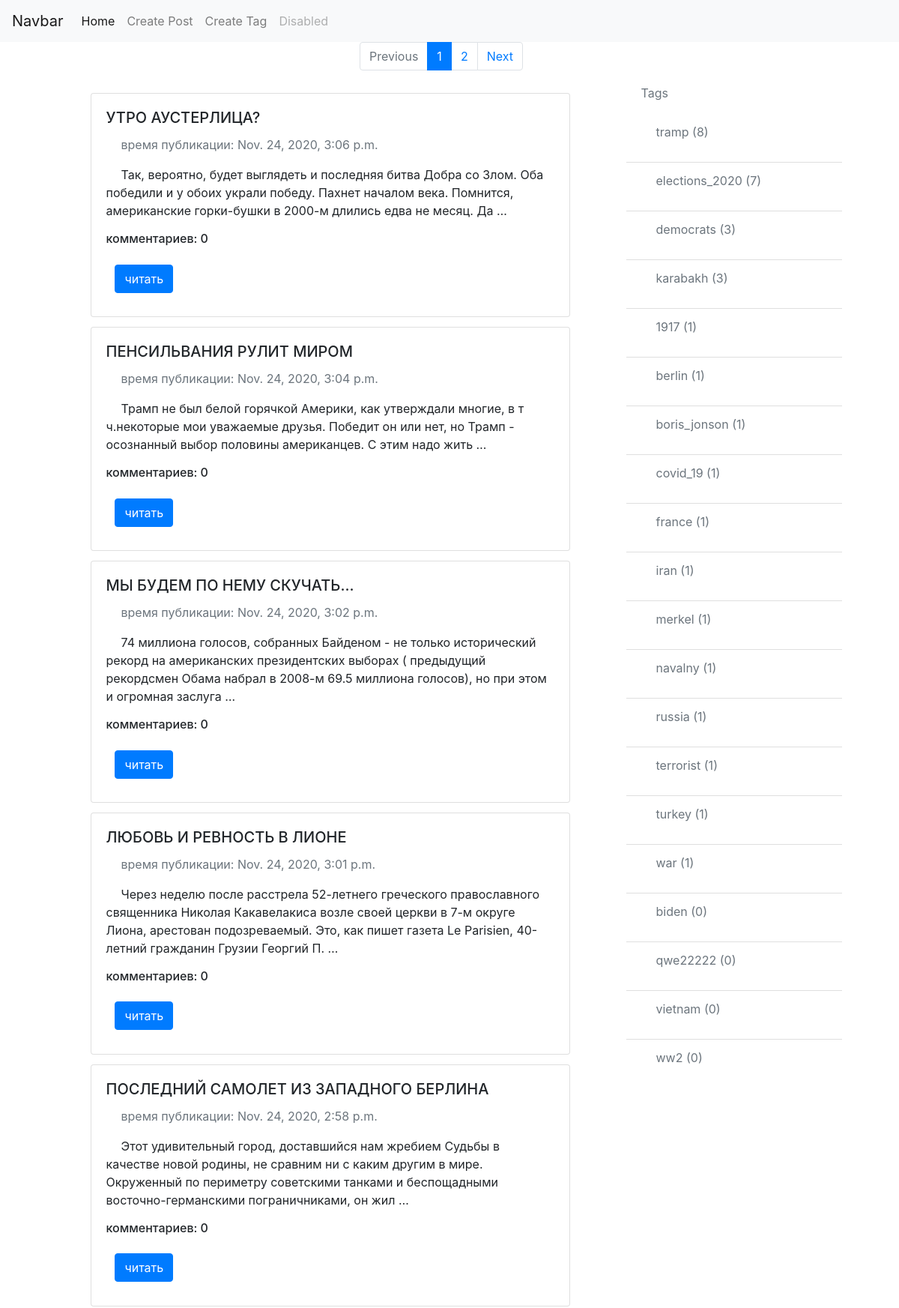
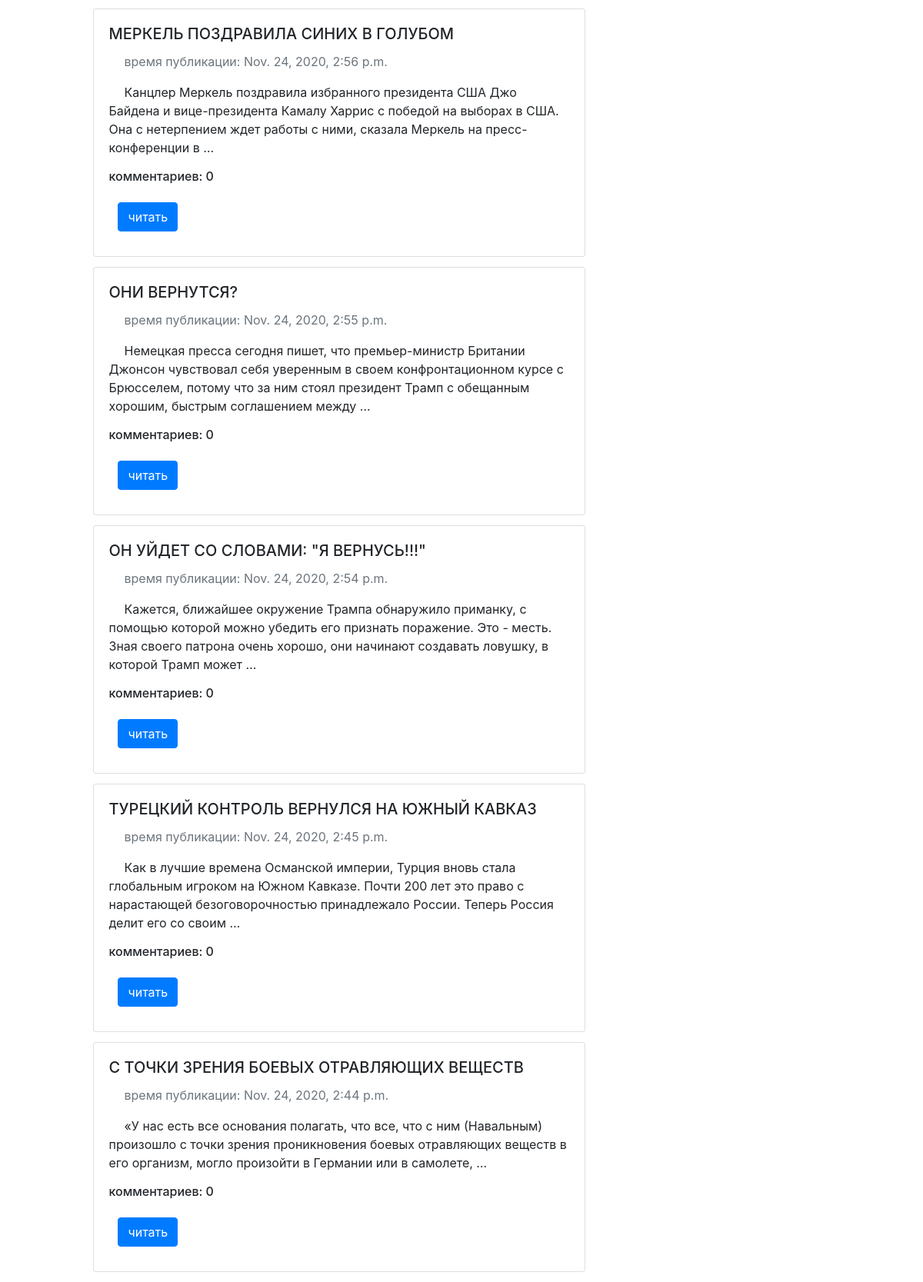
The page / on the database its author committed (2 pictures, top to bottom).
### posts/models.py (models this page shows, shortened)
class Post(models.Model):
    title = models.CharField(max_length=150)
    text = models.TextField(blank=True)
    pub_date = models.DateTimeField(auto_now_add=True)
    slug = models.SlugField(max_length=50, unique=True)
    tags = models.ManyToManyField('Tag', blank=True, related_name='posts')
    def get_absolute_url(self):
        return reverse('post_details_url', kwargs={'slug': self.slug})
    @property
    def get_commets_count(self):
        return f"комментариев: {Post.objects.filter(pk=self.pk).aggregate(Count('comments'))['comments__count']}"
    class Meta:
        ordering = ['-pub_date']
        verbose_name = 'пост'
        verbose_name_plural = 'посты'

class Tag(models.Model):
    title = models.CharField(max_length=50, unique=True)
    slug = models.CharField(max_length=50, unique=True)
    def __str__(self):
        return self.title
    def get_absolute_url(self):
        return reverse('tags_url', kwargs={'slug': self.slug})
    class Meta:
        verbose_name = 'тег'
        verbose_name_plural = 'теги'

### posts/views.py (the view)
# urls.py: path('', views.Index.as_view(), name='posts'),
class Index(View):
    def get(self, request):
        post_on_page = 10
        posts = Post.objects.all()
        tags = Tag.objects.annotate(posts_count=Count('posts')).order_by('-posts_count')
        paginator = Paginator(posts, post_on_page)
        page = request.GET.get('page')
        posts_10_on_page = paginator.get_page(page)
        return render(request, 'index.html', context={'posts_10_on_page': posts_10_on_page,
                                                      'tags': tags})

### templates/index.html (shortened to what this page needs)
{% extends 'base_blog.html' %}
{% block content %}
<nav aria-label="navigation" class="navigation">
  <ul class="pagination">
      {% if posts_10_on_page.has_previous %}
        <li class="page-item"><a class="page-link" href="?page={{ posts_10_on_page.previous_page_number }}">Previous</a></li>
      {% else %}
        <li class="page-item disabled"><span class="page-link">Previous</span></li>
      {% endif %}
      {% for page in posts_10_on_page.paginator %}
        {% if page.number == posts_10_on_page.number%}
          <li class="page-item active">
            <a class="page-link" href="?page={{page.number}}">{{page.number}}<span class="sr-only">{{posts_10_on_page.number}}</span></a>
          </li>
        {% else %}
        <li class="page-item"><a class="page-link" href="?page={{page.number}}">{{page.number}}</a></li>
        {% endif %}
      {% endfor %}
      {% if posts_10_on_page.has_next %}
        <li class="page-item"><a class="page-link" href="?page={{ posts_10_on_page.next_page_number }}">Next</a></li>
      {% else %}
      <li class="page-item disabled"><span class="page-link">Next</span></li>
      {% endif %}
  </ul>
</nav>
<div class="container">
<div class="row">
  <div class="col">
     {% for post in posts_10_on_page %}
      {% include 'includes/post_card_template.html' %}
     {% endfor %}
  </div>
  <div class="col">
    <div class="col" style="">
      <div class="tag_card" style="width: 18rem;">
        <ul class="list-group list-group-flush">
          <p class="text-muted">Tags</p>
          {% for tag in tags %}
            <li class="list-group-item">
              <p class="text-muted">
              <a href="{{ tag.get_absolute_url }}" class="text-reset">{{tag}} ({{tag.posts_count}})</a>
              </p>
            </li>
          {% endfor %}
        </ul>
      </div>
    </div>
  </div>
</div>
</div>
{% endblock %}

### templates/includes/post_card_template.html
 <div class="card" style="width: 40rem; margin-left:5px">
    <div class="card-body">
      <h5 class="card-title">{{post.title}}</h5>
      <p class="text-muted">
        время публикации: {{post.pub_date}}
      </p>
      <p class="card-text">{{post.text|truncatewords:30}}</p>
      <h6 class="card-title">{{post.get_commets_count}}</h6>
      <a href="{{post.get_absolute_url}}" class="btn btn-primary">читать</a>
    </div>
  </div>

### templates/base_blog.html (style rules this page uses)
.tag_card { margin-left: 30px; }
.row { margin-top: 5%; margin-left: 5%; }
.pagination { position: absolute; margin: 2%; left: 50%; margin-right: -50%; }
.card { margin-left:5%; }
p { text-indent:20px; }
.btn { margin:2%; }
.card { margin:2%; }
.navigation { position: absolute; left: 40%; }

### rows shown on the page
Post: title "УТРО АУСТЕРЛИЦА?", pub_date "Nov. 24, 2020, 3:06 p.m.", text "Так, вероятно, будет выглядеть и последняя битва Добра со Злом. Оба победили и у обоих украли победу. Пахнет началом века. Помнится, американские горки-бушки в 2000-м длились едва не месяц. Да …", get_commets_count "комментариев: 0"
Post: title "ПЕНСИЛЬВАНИЯ РУЛИТ МИРОМ", pub_date "Nov. 24, 2020, 3:04 p.m.", text "Трамп не был белой горячкой Америки, как утверждали многие, в т ч.некоторые мои уважаемые друзья. Победит он или нет, но Трамп - осознанный выбор половины американцев. С этим надо жить …", get_commets_count "комментариев: 0"
Post: title "МЫ БУДЕМ ПО НЕМУ СКУЧАТЬ...", pub_date "Nov. 24, 2020, 3:02 p.m.", text "74 миллиона голосов, собранных Байденом - не только исторический рекорд на американских президентских выборах ( предыдущий рекордсмен Обама набрал в 2008-м 69.5 миллиона голосов), но при этом и огромная заслуга …", get_commets_count "комментариев: 0"
Post: title "ЛЮБОВЬ И РЕВНОСТЬ В ЛИОНЕ", pub_date "Nov. 24, 2020, 3:01 p.m.", text "Через неделю после расстрела 52-летнего греческого православного священника Николая Какавелакиса возле своей церкви в 7-м округе Лиона, арестован подозреваемый. Это, как пишет газета Le Parisien, 40-летний гражданин Грузии Георгий П. …", get_commets_count "комментариев: 0"
Post: title "ПОСЛЕДНИЙ САМОЛЕТ ИЗ ЗАПАДНОГО БЕРЛИНА", pub_date "Nov. 24, 2020, 2:58 p.m.", text "Этот удивительный город, доставшийся нам жребием Судьбы в качестве новой родины, не сравним ни с каким другим в мире. Окруженный по периметру советскими танками и беспощадными восточно-германскими пограничниками, он жил …", get_commets_count "комментариев: 0"
Post: title "МЕРКЕЛЬ ПОЗДРАВИЛА СИНИХ В ГОЛУБОМ", pub_date "Nov. 24, 2020, 2:56 p.m.", text "Канцлер Меркель поздравила избранного президента США Джо Байдена и вице-президента Камалу Харрис с победой на выборах в США. Она с нетерпением ждет работы с ними, сказала Меркель на пресс-конференции в …", get_commets_count "комментариев: 0"
Post: title "ОНИ ВЕРНУТСЯ?", pub_date "Nov. 24, 2020, 2:55 p.m.", text "Немецкая пресса сегодня пишет, что премьер-министр Британии Джонсон чувствовал себя уверенным в своем конфронтационном курсе с Брюсселем, потому что за ним стоял президент Трамп с обещанным хорошим, быстрым соглашением между …", get_commets_count "комментариев: 0"
Post: title "ОН УЙДЕТ СО СЛОВАМИ: \"Я ВЕРНУСЬ!!!\"", pub_date "Nov. 24, 2020, 2:54 p.m.", text "Кажется, ближайшее окружение Трампа обнаружило приманку, с помощью которой можно убедить его признать поражение. Это - месть. Зная своего патрона очень хорошо, они начинают создавать ловушку, в которой Трамп может …", get_commets_count "комментариев: 0"
Post: title "ТУРЕЦКИЙ КОНТРОЛЬ ВЕРНУЛСЯ НА ЮЖНЫЙ КАВКАЗ", pub_date "Nov. 24, 2020, 2:45 p.m.", text "Как в лучшие времена Османской империи, Турция вновь стала глобальным игроком на Южном Кавказе. Почти 200 лет это право с нарастающей безоговорочностью принадлежало России. Теперь Россия делит его со своим …", get_commets_count "комментариев: 0"
Post: title "С ТОЧКИ ЗРЕНИЯ БОЕВЫХ ОТРАВЛЯЮЩИХ ВЕЩЕСТВ", pub_date "Nov. 24, 2020, 2:44 p.m.", text "«У нас есть все основания полагать, что все, что с ним (Навальным) произошло с точки зрения проникновения боевых отравляющих веществ в его организм, могло произойти в Германии или в самолете, …", get_commets_count "комментариев: 0"
Tag: title "tramp", posts_count "8"
Tag: title "elections_2020", posts_count "7"
Tag: title "democrats", posts_count "3"
Tag: title "karabakh", posts_count "3"
Tag: title "1917", posts_count "1"
Tag: title "berlin", posts_count "1"
Tag: title "boris_jonson", posts_count "1"
Tag: title "covid_19", posts_count "1"
Tag: title "france", posts_count "1"
Tag: title "iran", posts_count "1"
Tag: title "merkel", posts_count "1"
Tag: title "navalny", posts_count "1"
Tag: title "russia", posts_count "1"
Tag: title "terrorist", posts_count "1"
Tag: title "turkey", posts_count "1"
Tag: title "war", posts_count "1"
Tag: title "biden", posts_count "0"
Tag: title "qwe22222", posts_count "0"
Tag: title "vietnam", posts_count "0"
Tag: title "ww2", posts_count "0"

### other values the page prints
{{ page.number }} "1"
{{ page.number }} "2"
